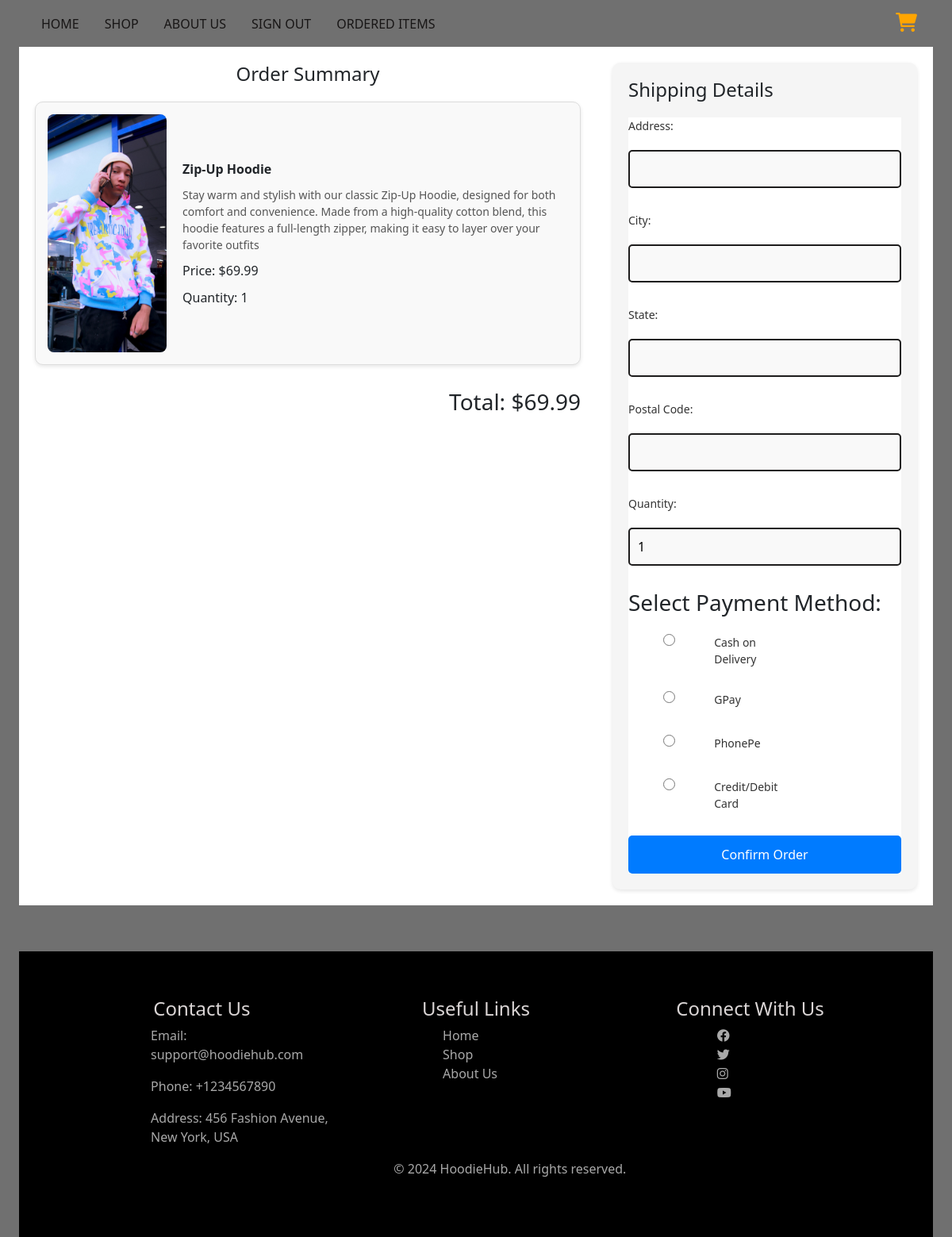
Screenshot of /checkout/2/ (signed in) with the database file from the repository.
### myapp/models.py (models this page shows, shortened)
class Product(models.Model):
    name = models.CharField(max_length=255)
    price = models.DecimalField(max_digits=10, decimal_places=2)
    description = models.TextField()
    image = models.ImageField(upload_to='product_images/', null=True, blank=True)

### myapp/views.py (the view)
# urls.py: path('checkout/<int:product_id>/', views.checkout, name='checkout'),
def checkout(request, product_id):
    product = get_object_or_404(Product, id=product_id)
    cart_item = CartItem.objects.filter(user=request.user, product=product).first()
    if request.method == 'POST':
        quantity = int(request.POST.get('quantity', cart_item.quantity if cart_item else 1))
        if cart_item:
            cart_item.quantity = quantity
            cart_item.save()
        cart_item.refresh_from_db()
    quantity = cart_item.quantity if cart_item else 1
    total_amount = product.price * quantity
    order_items = [{'product': product, 'quantity': quantity, 'price': product.price}]
    context = {
        'order_items': order_items,
        'total_amount': total_amount,
        'quantity': quantity,
    }
    return render(request, 'checkout.html', context)

### myapp/templates/Checkout.html (shortened to what this page needs)
{% extends "Base.html" %}
{% load static %}
{% block content %}
<div class="checkout-container">
    <div class="order-summary">
        <h2>Order Summary</h2>
        <ul>
            {% for item in order_items %}
            <li>
                <div class="item-boxx">
                    <img src="{{ item.product.image.url }}" alt="{{ item.product.name }}" class="product-image">
                    <div class="item-details">
                        <p><strong>{{ item.product.name }}</strong></p>
                        <span>{{ item.product.description }}</span>
                        <p>Price: ${{ item.price }}</p>
                        <p>Quantity: {{ item.quantity }}</p>
                    </div>
                </div>
            </li>
            {% endfor %}
        </ul>
        <div class="total">
            <h3>Total: ${{ total_amount }}</h3>
        </div>
    </div>
    <div class="shipping-details">
        <h2>Shipping Details</h2>
        <form id="checkout-form"  method="post"   onsubmit="showOrderConfirmationAlert(event)" action="{% url 'confirm_order' %}">
            <label for="address">Address:</label>
            <input type="text" id="address" name="address" required>
            <label for="city">City:</label>
            <input type="text" id="city" name="city" required>
            <label for="state">State:</label>
            <input type="text" id="state" name="state" required>
            <label for="zip">Postal Code:</label>
            <input type="text" id="zip" name="zip" required>
           <label for="quantity">Quantity:</label>
           <input type="number" id="quantity" name="quantity"  value="{{ quantity }}" min="1" required>
           <h3>Select Payment Method:</h3>
           <div class="payment-method">
             <input type="radio" id="cod" name="payment_method" value="COD">
               <label for="cod">  Cash on Delivery</label>
           </div>
           <div class="payment-method">
              <input type="radio" id="gpay" name="payment_method" value="GPay">
               <label for="gpay">GPay</label>
           </div>
           <div class="payment-method">
               <input type="radio" id="phonepe" name="payment_method" value="PhonePe">
               <label for="phonepe">PhonePe</label>
           </div>
           <div class="payment-method">
            <input type="radio" id="card" name="payment_method" value="Card">
               <label for="card">Credit/Debit Card</label>
           </div>
            <button type="submit">Confirm Order</button>
        </form>
    </div>
</div>
{% endblock %}

### myapp/static/style/Styles.css (style rules this page uses)
:root { --primaryColor: hsl(233, 52%, 19%); --secondaryColor: hsl(233, 16%, 44%); --hoverColor: hsl(8, 100%, 70%); --blackColor: #707070; --greyText: hsl(0, 0%, 75%); --bgColor: hsl(0, 0%, 100%); --shadowColor: hsla(0, 0%, 0%, 0.314); --gradient: linear-gradient(to bottom, hsl(16, 100%, 71%), hsl(8, 100%, 70%)); --boxShadow: rgba(0, 0, 0, 0.1) 0px 10px 15px -3px, rgba(0, 0, 0, 0.05) 0px 4px 6px -2px; --borderRadius: 10px; --biggestFontSize: 2.4rem; --h1FontSize: 2rem; --h2FontSize: 1.25rem; --h3FontSize: 1rem; --normalFontSize: 0.938rem; --smallFontSize: 0.813rem; --smallerFontSize: 0.75rem; }
body { background-color: #707070; }
span { font-weight: 500; font-size: var(--h3FontSize); color: var(--secondaryColor); }
.checkout-container { display: flex; justify-content: space-between; padding: 20px; background-color: white; gap: 40px; }
.order-summary { flex: 2; }
.order-summary h2 { margin-bottom: 20px; font-size: 24px; text-align: center; }
.order-summary ul { list-style-type: none; padding: 0; }
.order-summary li { margin-bottom: 20px; }
.item-boxx { display: flex; align-items: center; gap: 20px; padding: 15px; border: 1px solid #ddd; border-radius: 10px; background-color: #f9f9f9; box-shadow: 0 2px 5px rgba(0, 0, 0, 0.1); }
.item-boxx img { width: 150px; height: 300px; object-fit: cover; border-radius: 8px; }
.item-details { flex: 1; display: flex; flex-direction: column; justify-content: space-between; }
.item-details p, .item-details span { margin: 5px 0; }
.item-details span { font-size: 14px; color: #555; }
.total { margin-top: 30px; font-size: 20px; font-weight: bold; text-align: right; }
.shipping-details { flex: 1; padding: 20px; border-radius: 10px; background-color: #f5f5f5; box-shadow: 0 2px 5px rgba(0, 0, 0, 0.1); }
.shipping-details h2 { margin-bottom: 20px; font-size: 24px; }
.shipping-details form { display: flex; flex-direction: column; gap: 15px; }
.shipping-details label { margin-bottom: 5px; font-size: 14px; color: #333; }
.shipping-details #checkout-form input { padding: 10px; font-size: 16px; border-radius: 5px; border: 2px solid #1d1c1c; width: 100%; background-color: #f9f9f9; margin-bottom: 15px; }
.shipping-details button { padding: 12px; font-size: 16px; background-color: #007bff; color: white; border: none; border-radius: 5px; cursor: pointer; transition: background-color 0.3s; }
.shipping-details form { background-color: white; }
.payment-method { display: flex; margin-right: 70%; margin-bottom: 10px; }
.payment-method input[type="radio"] { margin-right: 5px; flex-shrink: 0; width: 15px; height: 15px; }

### rows the page displays
Product: product.image (picture), product.name "Zip-Up Hoodie", product.description "Stay warm and stylish with our classic Zip-Up Hoodie, designed for both comfort and convenience. Made from a high-quality cotton blend, this hoodie features a full-length zipper, making it easy to layer over your favorite outfits", price "69.99", quantity "1"

### other values shown
{{ total_amount }} "69.99"
